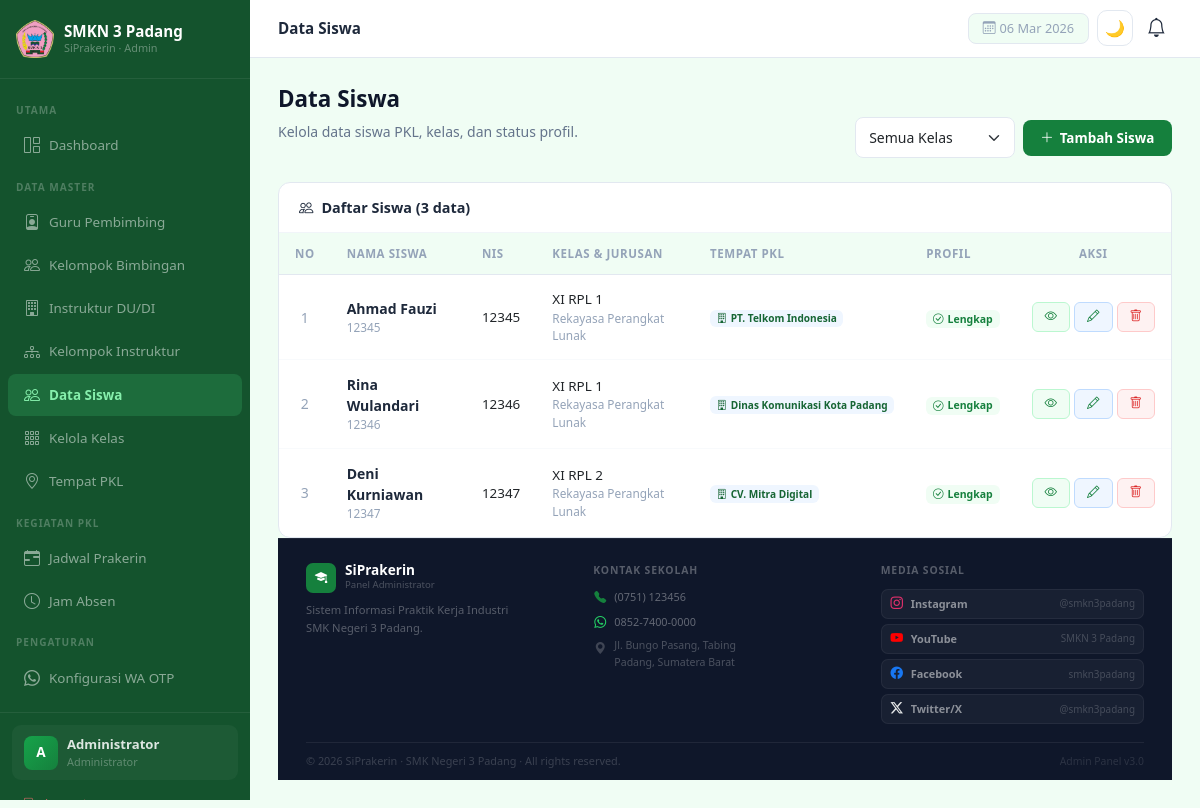
The page /admin/siswa/index.php (signed in) on the database its author committed.
### tables this page shows
CREATE TABLE `siswa` (
  `id` int(11) NOT NULL AUTO_INCREMENT,
  `user_id` int(11) NOT NULL,
  `nis` varchar(20) NOT NULL,
  `nisn` varchar(20) DEFAULT NULL,
  `kelas` varchar(20) NOT NULL,
  `jurusan` varchar(50) DEFAULT NULL,
  `guru_id` int(11) DEFAULT NULL,
  `tempat_pkl_id` int(11) DEFAULT NULL,
   
  `jenis_kelamin` enum('pria','wanita') DEFAULT NULL,
  `tempat_lahir` varchar(100) DEFAULT NULL,
  `tanggal_lahir` date DEFAULT NULL,
  `alamat` text DEFAULT NULL,
  `no_hp` varchar(20) DEFAULT NULL,
  `email` varchar(100) DEFAULT NULL,
  `foto` varchar(255) DEFAULT NULL,
   
  `nama_ayah` varchar(100) DEFAULT NULL,
  `alamat_ortu` text DEFAULT NULL,
  `no_hp_ortu` varchar(20) DEFAULT NULL,
  PRIMARY KEY (`id`),
  KEY `user_id` (`user_id`),
  KEY `tempat_pkl_id` (`tempat_pkl_id`),
  KEY `guru_id` (`guru_id`),
  CONSTRAINT `siswa_ibfk_1` FOREIGN KEY (`user_id`)       REFERENCES `users` (`id`)      ON DELETE CASCADE,
  CONSTRAINT `siswa_ibfk_2` FOREIGN KEY (`tempat_pkl_id`) REFERENCES `tempat_pkl` (`id`) ON DELETE SET NULL,
  CONSTRAINT `siswa_ibfk_3` FOREIGN KEY (`guru_id`)       REFERENCES `guru` (`id`)       ON DELETE SET NULL
);

CREATE TABLE `users` (
  `id` int(11) NOT NULL AUTO_INCREMENT,
  `nama` varchar(100) NOT NULL,
  `username` varchar(50) NOT NULL,
  `password` varchar(255) NOT NULL,
  `role` enum('admin','siswa','guru') NOT NULL,
  `created_at` timestamp NOT NULL DEFAULT current_timestamp(),
  PRIMARY KEY (`id`),
  UNIQUE KEY `username` (`username`)
);

CREATE TABLE `tempat_pkl` (
  `id` int(11) NOT NULL AUTO_INCREMENT,
  `nama_tempat` varchar(150) NOT NULL,
  `alamat` text DEFAULT NULL,
  `pembimbing_lapangan` varchar(100) DEFAULT NULL,
  `no_hp` varchar(20) DEFAULT NULL,
  `kuota` int(11) DEFAULT 0,
  `created_at` timestamp NOT NULL DEFAULT current_timestamp(),
  PRIMARY KEY (`id`)
);

### admin/siswa/index.php (the view, shortened to what this page needs)
<?php
require '../../config/database.php';
$where = '';
$result = mysqli_query($conn,"
  SELECT s.*, u.nama, u.username, tp.nama_tempat,
    CASE WHEN s.jenis_kelamin IS NULL OR s.tanggal_lahir IS NULL OR s.alamat IS NULL OR s.no_hp IS NULL
    THEN 'Belum Lengkap' ELSE 'Lengkap' END AS status_profil
  FROM siswa s
  JOIN users u ON s.user_id=u.id
  LEFT JOIN tempat_pkl tp ON s.tempat_pkl_id=tp.id
  $where ORDER BY s.kelas ASC, u.nama ASC
");
require '../layout/header.php';
?>
<div class="d-flex justify-content-between align-items-end page-header flex-wrap gap-2">
  <div>
    <h1>Data Siswa</h1>
    <p>Kelola data siswa PKL, kelas, dan status profil.</p>
  </div>
  <div class="d-flex gap-2 align-items-center">
    <form method="GET" class="m-0">
      <select name="kelas" class="form-select form-select-sm" onchange="this.form.submit()" style="min-width:160px;">
        <option value="">Semua Kelas</option>
      </select>
    </form>
    <a href="tambah.php" class="btn-primary-custom"><i class="bi bi-plus-lg"></i> Tambah Siswa</a>
  </div>
</div>
<div class="table-card">
  <div class="table-card-header">
    <h5><i class="bi bi-people me-2"></i>Daftar Siswa (<?= mysqli_num_rows($result) ?> data)</h5>
  </div>
  <div style="overflow-x:auto;"><table class="tbl">
    <thead><tr>
      <th style="width:45px;text-align:center">No</th>
      <th>Nama Siswa</th>
      <th>NIS</th>
      <th>Kelas & Jurusan</th>
      <th>Tempat PKL</th>
      <th>Profil</th>
      <th style="width:130px;text-align:center">Aksi</th>
    </tr></thead>
    <tbody>
    <?php if(mysqli_num_rows($result)===0): ?>
      <tr><td colspan="7"><div class="empty-state"><i class="bi bi-people"></i><p>Belum ada data siswa.</p></div></td></tr>
    <?php else: $no=1; while($r=mysqli_fetch_assoc($result)): ?>
    <tr>
      <td style="text-align:center;color:#94a3b8;"><?= $no++ ?></td>
      <td>
        <div style="font-weight:600;color:#1e293b;"><?= htmlspecialchars($r['nama']) ?></div>
        <div style="font-size:.74rem;color:#94a3b8;"><?= htmlspecialchars($r['username']) ?></div>
      </td>
      <td style="font-size:.84rem;"><?= htmlspecialchars($r['nis']) ?></td>
      <td>
        <div style="font-weight:500;font-size:.84rem;"><?= htmlspecialchars($r['kelas']) ?></div>
        <div style="font-size:.74rem;color:#94a3b8;"><?= htmlspecialchars($r['jurusan']??'') ?></div>
      </td>
      <td style="font-size:.84rem;">
        <?php if(!empty($r['nama_tempat'])): ?>
          <span class="badge badge-blue"><i class="bi bi-building me-1"></i><?= htmlspecialchars($r['nama_tempat']) ?></span>
        <?php else: ?>
          <span class="badge badge-gray">Belum ada</span>
        <?php endif; ?>
      </td>
      <td>
        <?php if($r['status_profil']==='Lengkap'): ?>
          <span class="badge badge-green"><i class="bi bi-check-circle me-1"></i>Lengkap</span>
        <?php else: ?>
          <span class="badge badge-yellow"><i class="bi bi-exclamation-circle me-1"></i>Belum</span>
        <?php endif; ?>
      </td>
      <td style="text-align:center;">
        <div class="d-flex gap-1 justify-content-center">
          <a href="detail.php?id=<?= $r['id'] ?>" class="btn-edit-sm" style="background:#f0fdf4;color:#15803d;border-color:#bbf7d0;"><i class="bi bi-eye"></i></a>
          <a href="edit.php?id=<?= $r['id'] ?>" class="btn-edit-sm"><i class="bi bi-pencil"></i></a>
          <a href="hapus.php?id=<?= $r['id'] ?>" class="btn-danger-sm btn-hapus" data-nama="siswa <?= htmlspecialchars($r['nama']) ?>"><i class="bi bi-trash"></i></a>
        </div>
      </td>
    </tr>
    <?php endwhile; endif; ?>
    </tbody>
  </table></div>
<?php require '../layout/footer.php'; ?>

### admin/layout/header.php (style rules this page uses)
:root { --primary: #15803d; --sidebar-bg: #14532d; --sidebar-w: 250px; --topbar-h: 58px; }
body { background: #f0fdf4; font-size: 0.9rem; }
.page-header { margin-bottom: 1.5rem; }
.page-header h1 { font-size: 1.4rem; font-weight: 800; color: #0f172a; }
.page-header p { color: #64748b; font-size: .875rem; margin-top: 3px; }
.table-card { background: #fff; border-radius: 12px; border: 1px solid #e2e8f0; overflow: hidden; }
.table-card-header { padding: 1rem 1.25rem; border-bottom: 1px solid #f1f5f9; display: flex; justify-content: space-between; align-items: center; flex-wrap: wrap; gap: 8px; }
.table-card-header h5 { font-weight: 700; font-size: .9rem; margin: 0; color: #1e293b; }
.tbl { width: 100%; border-collapse: collapse; }
.tbl thead th { background: #f0fdf4; padding: .75rem 1rem; text-align: left; font-size: .72rem; font-weight: 700; color: #94a3b8; letter-spacing: .05em; text-transform: uppercase; border-bottom: 1px solid #e2e8f0; }
.tbl tbody td { padding: .875rem 1rem; border-bottom: 1px solid #f8fafc; vertical-align: middle; font-size: .875rem; }
.tbl tbody tr:last-child td { border-bottom: none; }
.btn-primary-custom { background: #15803d; color: #fff; border: none; padding: .5rem 1.1rem; border-radius: 8px; font-weight: 600; font-size: .84rem; display: inline-flex; align-items: center; gap: 6px; text-decoration: none; transition: .18s; cursor: pointer; }
.btn-edit-sm { background: #eff6ff; color: #15803d; border: 1px solid #bfdbfe; padding: .3rem .75rem; border-radius: 6px; font-size: .78rem; font-weight: 600; text-decoration: none; display: inline-flex; align-items: center; gap: 4px; transition: .15s; }
.btn-danger-sm { background: #fef2f2; color: #dc2626; border: 1px solid #fecaca; padding: .3rem .75rem; border-radius: 6px; font-size: .78rem; font-weight: 600; text-decoration: none; display: inline-flex; align-items: center; gap: 4px; transition: .15s; }
.badge-blue { background: #eff6ff; color: #166534; }
.badge-green { background: #f0fdf4; color: #15803d; }
.form-control, .form-select { border: 1.5px solid #e2e8f0; border-radius: 8px; font-size: .875rem; padding: .55rem .85rem; transition: border-color .18s, box-shadow .18s; }
:root { --primary: #15803d; --primary-dark: #166534; --text-main: #1e293b; --text-muted: #64748b; --border: #e2e8f0; --bg-body: #f0fdf4; --surface: #ffffff; --radius: 12px; --muted: #94a3b8; --text: #1e293b; --accent: #15803d; --r: 12px; }

### rows shown on the page
siswa: user.nama "Ahmad Fauzi", user.username "12345", nis "12345", kelas "XI RPL 1", jurusan "Rekayasa Perangkat Lunak", tempat_pkl.nama_tempat "PT. Telkom Indonesia"
siswa: user.nama "Rina Wulandari", user.username "12346", nis "12346", kelas "XI RPL 1", jurusan "Rekayasa Perangkat Lunak", tempat_pkl.nama_tempat "Dinas Komunikasi Kota Padang"
siswa: user.nama "Deni Kurniawan", user.username "12347", nis "12347", kelas "XI RPL 2", jurusan "Rekayasa Perangkat Lunak", tempat_pkl.nama_tempat "CV. Mitra Digital"

### other values the page prints
substr($_SESSION['nama']??'A',0,1) "A"
substr($_SESSION['nama']??'Admin',0,16) "Administrator"
$page_title "Data Siswa"
mysqli_num_rows($result) "3"
$nm "Instagram"
$hndl "@smkn3padang"
$nm "YouTube"
$hndl "SMKN 3 Padang"
$nm "Facebook"
$hndl "smkn3padang"
$nm "Twitter/X"
